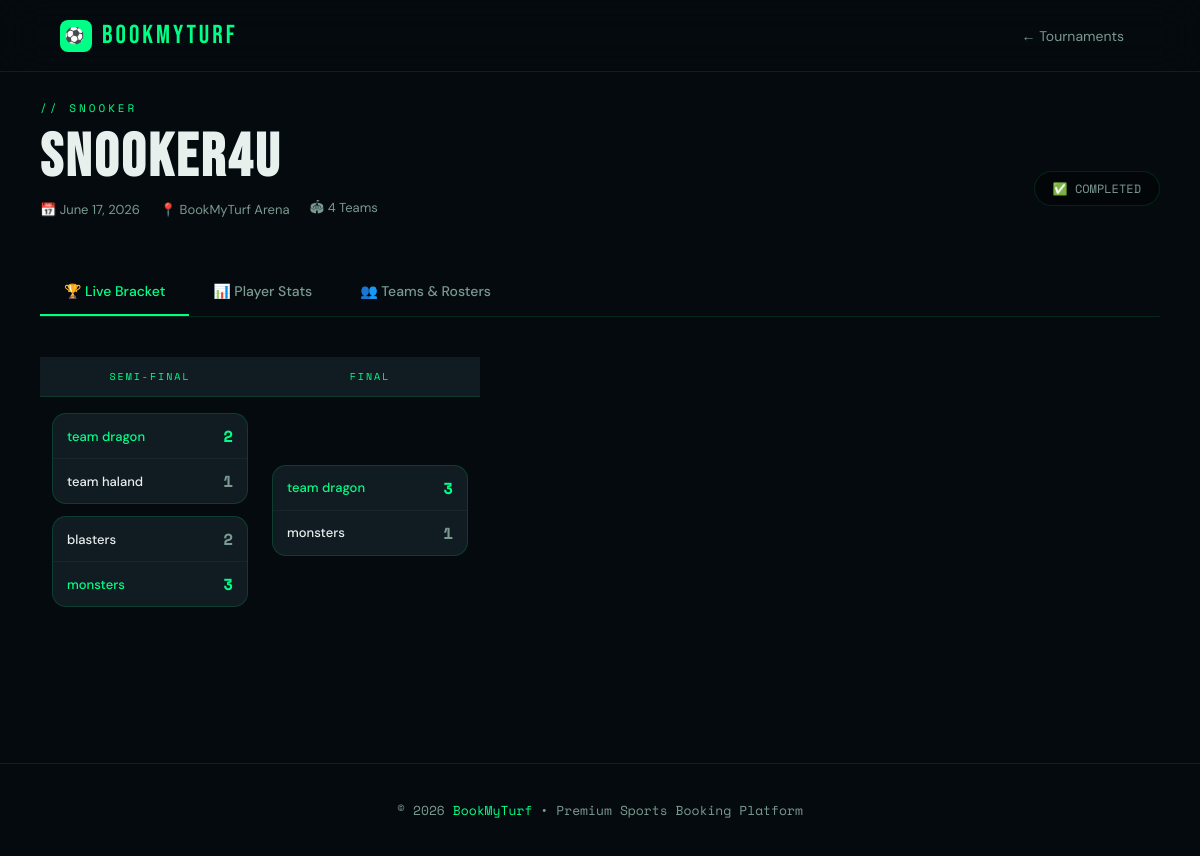
Screenshot of /tournaments/2/ with the database file from the repository.
### booking/tournament_models.py (models this page shows, shortened)
class Tournament(models.Model):
    SPORT_CHOICES = [
        ('football-5v5',   'Football 5v5'),
        ('football-10v10', 'Football 10v10'),
        ('futsal',         'Futsal'),
        ('snooker',        'Snooker'),
        ('carrom',         'Carrom'),
        ('ping-pong',      'Ping Pong'),
    ]
    STATUS_CHOICES = [
        ('upcoming',    'Upcoming'),
        ('live',        'Live'),
        ('completed',   'Completed'),
    ]
    name        = models.CharField(max_length=200)
    sport       = models.CharField(max_length=20, choices=SPORT_CHOICES)
    date        = models.DateField()
    venue       = models.CharField(max_length=200, default='BookMyTurf Arena')
    max_teams   = models.IntegerField(default=8)   # must be power of 2: 4, 8, 16
    status      = models.CharField(max_length=20, choices=STATUS_CHOICES, default='upcoming')
    created_by  = models.ForeignKey(User, on_delete=models.CASCADE)
    created_at  = models.DateTimeField(auto_now_add=True)
    def get_registered_teams_count(self):
        return self.teams.count()
    def is_full(self):
        return self.teams.count() >= self.max_teams

class Match(models.Model):
    STATUS_CHOICES = [
        ('scheduled', 'Scheduled'),
        ('live',      'Live'),
        ('completed', 'Completed'),
    ]
    tournament  = models.ForeignKey(Tournament, on_delete=models.CASCADE, related_name='matches')
    round_no    = models.IntegerField()       # 1 = QF, 2 = SF, 3 = Final
    match_no    = models.IntegerField()       # position in that round
    team_a      = models.ForeignKey(Team, on_delete=models.SET_NULL, null=True, blank=True, related_name='matches_as_a')
    team_b      = models.ForeignKey(Team, on_delete=models.SET_NULL, null=True, blank=True, related_name='matches_as_b')
    score_a     = models.IntegerField(default=0)
    score_b     = models.IntegerField(default=0)
    winner      = models.ForeignKey(Team, on_delete=models.SET_NULL, null=True, blank=True, related_name='matches_won')
    status      = models.CharField(max_length=20, choices=STATUS_CHOICES, default='scheduled')
    updated_at  = models.DateTimeField(auto_now=True)
    class Meta:
        ordering = ['round_no', 'match_no']

class Team(models.Model):
    tournament  = models.ForeignKey(Tournament, on_delete=models.CASCADE, related_name='teams')
    name        = models.CharField(max_length=100)
    captain     = models.CharField(max_length=100)
    phone       = models.CharField(max_length=15)

### booking/tournament_views.py (the view)
# urls.py: path('tournaments/<int:pk>/',                 tournament_views.tournament_detail,   name='tournament_detail'),
def tournament_detail(request, pk):
    tournament = get_object_or_404(Tournament, pk=pk)
    teams      = tournament.teams.prefetch_related('players').all()
    matches    = tournament.matches.select_related('team_a', 'team_b', 'winner').all()
    rounds = {}
    for m in matches:
        rounds.setdefault(m.round_no, []).append(m)
    all_players = Player.objects.filter(
        team__tournament=tournament
    ).order_by('-goals', '-assists')
    round_names = _round_names(tournament)
    return render(request, 'tournament_detail.html', {
        'tournament':  tournament,
        'teams':       teams,
        'rounds':      rounds,
        'all_players': all_players,
        'round_names': round_names,
    })

### booking/tournament_views.py (called while the page is built)
def _round_names(tournament):
    n      = tournament.teams.count()
    rounds = max(1, math.ceil(math.log2(max(n, 2))))
    names  = {}
    for r in range(1, rounds + 1):
        remaining = rounds - r
        if remaining == 0:
            names[r] = 'Final'
        elif remaining == 1:
            names[r] = 'Semi-Final'
        elif remaining == 2:
            names[r] = 'Quarter-Final'
        else:
            names[r] = f'Round {r}'
    return names

### booking/templates/tournament_detail.html (shortened to what this page needs)
<!DOCTYPE html>
<html lang="en">
<head>
</head>
<body>
<nav class="navbar">
    <a href="/" class="logo"><div class="logo-icon">⚽</div>BOOKMYTURF</a>
    <div class="nav-links">
        <a href="/tournaments/">← Tournaments</a>
    </div>
</nav>
<div class="page">
    <div class="t-hero">
        <div>
            <div class="t-eyebrow">// {{ tournament.get_sport_display }}</div>
            <h1 class="t-title">{{ tournament.name }}</h1>
            <div class="t-meta-row">
                <span class="t-meta-chip">📅 {{ tournament.date }}</span>
                <span class="t-meta-chip">📍 {{ tournament.venue }}</span>
                <span class="t-meta-chip">🏟 {{ tournament.get_registered_teams_count }} Teams</span>
            </div>
        </div>
        <div style="display:flex;flex-direction:column;align-items:flex-end;gap:14px;">
            {% if tournament.status == 'live' %}
            <div class="status-live-badge"><div class="live-dot"></div>LIVE NOW</div>
            {% elif tournament.status == 'upcoming' %}
            <div class="status-upcoming-badge">⏳ UPCOMING</div>
            {% else %}
            <div class="status-completed-badge">✅ COMPLETED</div>
            {% endif %}
        </div>
    </div>
    <div class="tabs">
        <button class="tab active" onclick="switchTab('bracket')">🏆 Live Bracket</button>
        <button class="tab" onclick="switchTab('stats')">📊 Player Stats</button>
        <button class="tab" onclick="switchTab('teams')">👥 Teams & Rosters</button>
    </div>
    <div class="tab-content active" id="tab-bracket">
        <div class="bracket-wrap">
            <div class="bracket" id="bracket-container">
                {% for round_no, matches in rounds.items %}
                <div class="bracket-round">
                    <div class="round-header">
                        {% for rn, rname in round_names.items %}
                            {% if rn == round_no %}{{ rname }}{% endif %}
                        {% endfor %}
                    </div>
                    <div class="round-matches">
                        {% for match in matches %}
                        <div class="match-card {% if match.status == 'live' %}live-match{% elif match.status == 'completed' %}completed-match{% endif %}" id="match-{{ match.id }}">
                            <div class="match-team {% if match.winner == match.team_a %}winner-team{% endif %} {% if not match.team_a %}tbd{% endif %}">
                                <span>{{ match.team_a.name|default:"TBD" }}</span>
                                <span class="match-score {% if match.winner and match.winner != match.team_a %}loser{% endif %}">
                                    {% if match.status != 'scheduled' %}{{ match.score_a }}{% else %}—{% endif %}
                                </span>
                            </div>
                            <div class="match-team {% if match.winner == match.team_b %}winner-team{% endif %} {% if not match.team_b %}tbd{% endif %}">
                                <span>{{ match.team_b.name|default:"TBD" }}</span>
                                <span class="match-score {% if match.winner and match.winner != match.team_b %}loser{% endif %}">
                                    {% if match.status != 'scheduled' %}{{ match.score_b }}{% else %}—{% endif %}
                                </span>
                            </div>
                        </div>
                        {% endfor %}
                    </div>
                </div>
                {% endfor %}
            </div>
        </div>
    </div>
</div>
<footer class="footer">© 2026 <span>BookMyTurf</span> • Premium Sports Booking Platform</footer>
</body>
</html>

### booking/templates/tournament_detail.html (style rules this page uses)
:root { --green:#00ff87;--teal:#00e5cc;--dark:#050a0e;--dark2:#0b1117;--dark3:#111b22;--dark4:#172029;--border:rgba(0,255,135,0.12);--text:#e8f0ee;--text-dim:#7a9990;--red:#ff4d4d;--orange:#ff9f43;--purple:#a855f7; }
*,*::before,*::after { margin:0;padding:0;box-sizing:border-box; }
body { font-family:'DM Sans',sans-serif;background:var(--dark);color:var(--text);min-height:100vh; }
.navbar { position:fixed;top:0;left:0;right:0;z-index:100;display:flex;justify-content:space-between;align-items:center;padding:0 60px;height:72px;background:rgba(5,10,14,0.9);backdrop-filter:blur(24px);border-bottom:1px solid var(--border); }
.logo { font-family:'Bebas Neue',sans-serif;font-size:26px;letter-spacing:3px;color:var(--green);text-decoration:none;display:flex;align-items:center;gap:10px; }
.logo-icon { width:32px;height:32px;background:var(--green);border-radius:8px;display:flex;align-items:center;justify-content:center;font-size:16px; }
.nav-links { display:flex;align-items:center;gap:8px; }
.nav-links a { color:var(--text-dim);text-decoration:none;font-size:14px;padding:8px 16px;border-radius:8px;transition:all 0.2s; }
.page { max-width:1300px;margin:0 auto;padding:100px 40px 80px; }
.t-hero { display:flex;align-items:flex-end;justify-content:space-between;gap:30px;margin-bottom:48px;flex-wrap:wrap; }
.t-eyebrow { font-family:'Space Mono',monospace;font-size:11px;letter-spacing:3px;color:var(--green);text-transform:uppercase;margin-bottom:12px; }
.t-title { font-family:'Bebas Neue',sans-serif;font-size:clamp(42px,5vw,72px);letter-spacing:3px;line-height:1;margin-bottom:10px; }
.t-meta-row { display:flex;gap:20px;flex-wrap:wrap; }
.t-meta-chip { font-size:13px;color:var(--text-dim);display:flex;align-items:center;gap:6px; }
.status-completed-badge { display:inline-flex;align-items:center;gap:8px;padding:8px 18px;border-radius:20px;border:1px solid var(--border);background:rgba(0,0,0,0.3);color:var(--text-dim);font-family:'Space Mono',monospace;font-size:12px; }
.tabs { display:flex;gap:0;border-bottom:1px solid var(--border);margin-bottom:40px; }
.tab { padding:14px 24px;font-size:14px;font-weight:500;color:var(--text-dim);cursor:pointer;border-bottom:2px solid transparent;transition:all 0.2s;background:none;border-left:none;border-right:none;border-top:none;font-family:'DM Sans',sans-serif; }
.tab.active { color:var(--green);border-bottom-color:var(--green); }
.tab-content { display:none; }
.tab-content.active { display:block; }
.bracket-wrap { overflow-x:auto;padding-bottom:20px; }
.bracket { display:flex;gap:0;align-items:stretch;min-width:fit-content; }
.bracket-round { display:flex;flex-direction:column;min-width:220px; }
.round-header { font-family:'Space Mono',monospace;font-size:10px;letter-spacing:2px;color:var(--green);text-transform:uppercase;text-align:center;padding:12px 16px;border-bottom:1px solid var(--border);background:var(--dark3); }
.round-matches { display:flex;flex-direction:column;justify-content:space-around;flex:1;padding:16px 12px;gap:12px; }
.match-card { background:var(--dark3);border:1px solid var(--border);border-radius:14px;overflow:hidden;transition:border-color 0.2s;position:relative; }
.match-card.completed-match { border-color:rgba(0,255,135,0.15); }
.match-team { display:flex;align-items:center;justify-content:space-between;padding:10px 14px;font-size:13px;font-weight:500;border-bottom:1px solid rgba(255,255,255,0.04); }
.match-team:last-child { border-bottom:none; }
.match-team.winner-team { color:var(--green); }
.match-score { font-family:'Space Mono',monospace;font-size:16px;font-weight:700;color:var(--green); }
.match-score.loser { color:var(--text-dim); }
.footer { text-align:center;padding:36px;border-top:1px solid var(--border);color:var(--text-dim);font-size:13px;font-family:'Space Mono',monospace;margin-top:40px; }
.footer span { color:var(--green); }

### rows the page displays
Tournament: sport "SNOOKER", name "snooker4u", date "June 17, 2026", venue "BookMyTurf Arena", get_registered_teams_count "4"
Match: round_names "SEMI-FINAL", team_a.name "team dragon", score_a "2", team_b.name "team haland", score_b "1"
Match: team_a.name "blasters", score_a "2", team_b.name "monsters", score_b "3"
Match: round_names "FINAL", team_a.name "team dragon", score_a "3", team_b.name "monsters", score_b "1"
